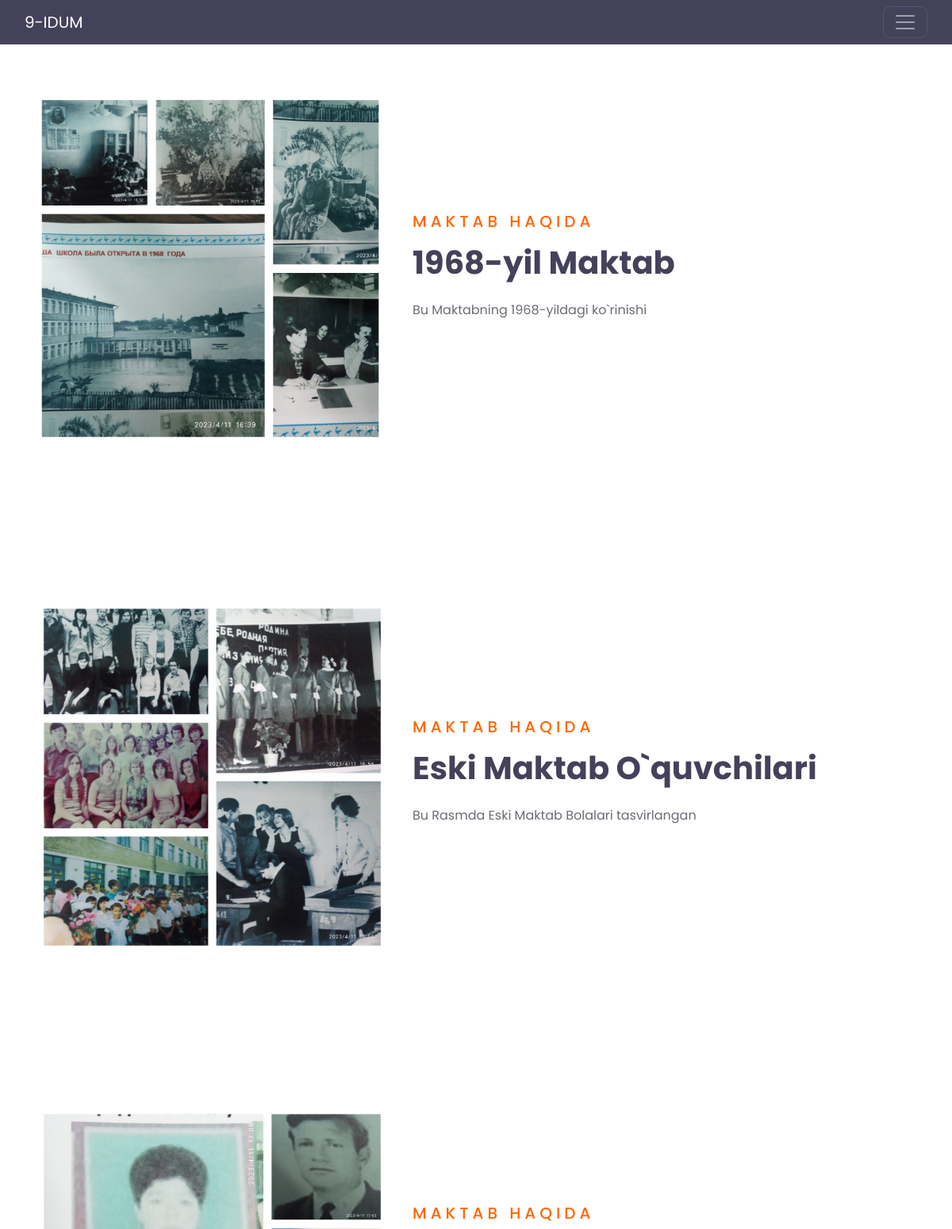
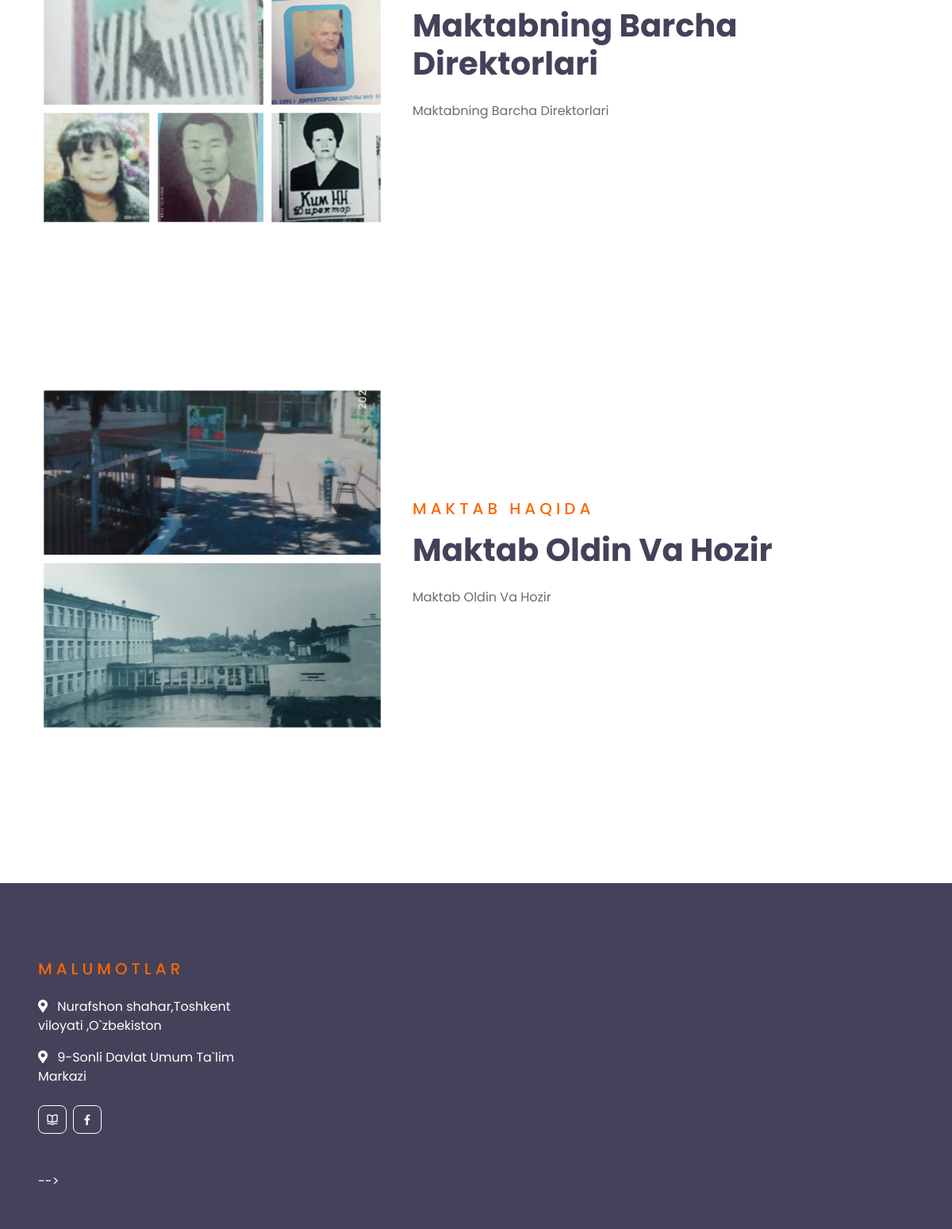
The page /about/ on the database its author committed (2 pictures, top to bottom).
### app/models.py (models this page shows, shortened)
class About(models.Model):
    title=models.CharField(max_length=250)
    text=models.TextField(blank=True)
    image=models.ImageField(upload_to="image")

### app/views.py (the view)
# urls.py: path('about/',About.as_view(),name="about"),
class About(ListView):
    model=About
    template_name='about.html'

### templates/about.html (shortened to what this page needs)
<!DOCTYPE html>
<html lang="en">
<head>
<link href="https://cdnjs.cloudflare.com/ajax/libs/font-awesome/5.10.0/css/all.min.css" rel="stylesheet">
<link href="lib/owlcarousel/assets/owl.carousel.min.css" rel="stylesheet">
</head>>
{% include 'base.html' %}
{% block content %}
{% for i in object_list %}
 <div class="main">
 <div class="container-fluid py-5 " >
    <div class="container py-5">
        <div class="row align-items-center">
            <div class="col-lg-5">
                <img class="img-fluid rounded mb-4 mb-lg-0" src="{{i.image.url}}" alt="">
            </div>
            <div class="col-lg-7">
                <div class="text-left mb-4">
                    <h5 class="text-primary text-uppercase mb-3" style="letter-spacing: 5px;">Maktab Haqida</h5>
                    <h1>{{i.title}}</h1>
                </div>
                <p>{{i.text}}</p>
            </div>
        </div>
    </div>
</div>
</div>
{% endfor %}
{% include 'footar.html'%}
{% endblock content %}
</html>

### templates/base.html (shortened to what this page needs)
<link href="https://cdn.jsdelivr.net/npm/bootstrap@5.3.0-alpha1/dist/css/bootstrap.min.css" rel="stylesheet">
<nav class="navbar navbar-dark bg-dark fixed-top">
  <div class="container-fluid">
    <a class="navbar-brand" href="{% url 'homepage' %}">9-IDUM</a>
    <button class="navbar-toggler" type="button" data-bs-toggle="offcanvas" data-bs-target="#offcanvasDarkNavbar" aria-controls="offcanvasDarkNavbar">
      <span class="navbar-toggler-icon"></span>
    </button>
  </div>
</nav>

### templates/footar.html (shortened to what this page needs)
 <link rel="stylesheet" href="https://unicons.iconscout.com/release/v4.0.8/css/line.css">
 <div class="container-fluid bg-dark text-white py-5 px-sm-3 px-lg-5" style="margin-top: 90px; height: 50%;">
    <div class="row pt-5">
        <div class="col-lg-7 col-md-12">
            <div class="row">
                <div class="col-md-6 mb-5">
                    <h5 class="text-primary text-uppercase mb-4" style="letter-spacing: 5px;">Malumotlar</h5>
                    <p><i class="fa fa-map-marker-alt mr-2"></i> Nurafshon shahar,Toshkent viloyati ,O`zbekiston</p>
                    <p><i class="fa fa-map-marker-alt mr-2"></i> 9-Sonli Davlat Umum Ta`lim Markazi</p>
                    <div class="d-flex justify-content-start mt-4">
                        <a class="btn btn-outline-light btn-square mr-2" href="https://schools.kundalik.com/school.aspx?school=1000001892233"><i class="uil uil-book-open"></i></a>
                        <br>
                        <a class="btn btn-outline-light btn-square mr-2" href="https://www.facebook.com/profile.php?id=100069862213448"><i class="uil uil-facebook-f"></i></a>
                    </div>
            </div>
        </div>
    </div>
</div> -->

### rows shown on the page
About: image (picture), title "1968-yil Maktab", text "Bu Maktabning 1968-yildagi ko`rinishi"
About: image (picture), title "Eski Maktab O`quvchilari", text "Bu Rasmda Eski Maktab Bolalari tasvirlangan"
About: image (picture), title "Maktabning Barcha Direktorlari", text "Maktabning Barcha Direktorlari"
About: image (picture), title "Maktab Oldin Va Hozir", text "Maktab Oldin Va Hozir"
